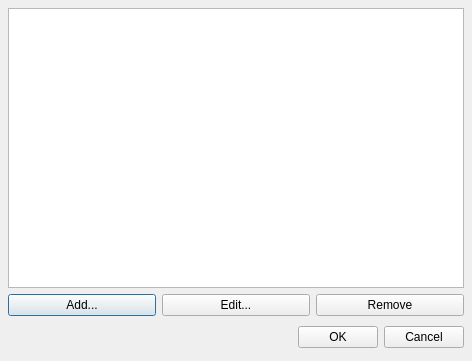
<ui version="4.0" >
 <author>Christoph Eckert</author>
 <comment></comment>
 <exportmacro></exportmacro>
 <class>PresetConfig</class>
 <widget class="QDialog" name="PresetConfig" >
  <property name="geometry" >
   <rect>
    <x>0</x>
    <y>0</y>
    <width>472</width>
    <height>361</height>
   </rect>
  </property>
  <property name="windowTitle" >
   <string>Preset Configuration</string>
  </property>
  <property name="modal" >
   <bool>true</bool>
  </property>
  <layout class="QGridLayout" >
   <property name="margin" >
    <number>8</number>
   </property>
   <property name="spacing" >
    <number>6</number>
   </property>
   <item row="0" column="0" >
    <layout class="QVBoxLayout" >
     <property name="margin" >
      <number>0</number>
     </property>
     <property name="spacing" >
      <number>6</number>
     </property>
     <item>
      <widget class="QListView" name="PresetList" >
       <property name="toolTip" >
        <string>This list keeps the available presets</string>
       </property>
       <property name="statusTip" >
        <string>This list keeps the available presets</string>
       </property>
       <property name="whatsThis" >
        <string>This list keeps the available presets</string>
       </property>
       <property name="accessibleName" >
        <string/>
       </property>
      </widget>
     </item>
     <item>
      <layout class="QHBoxLayout" >
       <property name="margin" >
        <number>0</number>
       </property>
       <property name="spacing" >
        <number>6</number>
       </property>
       <item>
        <widget class="QPushButton" name="BtnConfigAdd" >
         <property name="toolTip" >
          <string>Add current settings as a new preset</string>
         </property>
         <property name="statusTip" >
          <string>Add current settings as a new preset</string>
         </property>
         <property name="whatsThis" >
          <string>Add current settings as a new preset</string>
         </property>
         <property name="text" >
          <string>Add...</string>
         </property>
        </widget>
       </item>
       <item>
        <widget class="QPushButton" name="BtnConfigEdit" >
         <property name="toolTip" >
          <string>Edit the selected preset</string>
         </property>
         <property name="statusTip" >
          <string>Edit the selected preset</string>
         </property>
         <property name="whatsThis" >
          <string>Edit the selected preset</string>
         </property>
         <property name="text" >
          <string>Edit...</string>
         </property>
        </widget>
       </item>
       <item>
        <widget class="QPushButton" name="BtnConfigRemove" >
         <property name="toolTip" >
          <string>Remove the selected preset</string>
         </property>
         <property name="statusTip" >
          <string>Remove the selected preset</string>
         </property>
         <property name="whatsThis" >
          <string>Remove the selected preset</string>
         </property>
         <property name="text" >
          <string>Remove</string>
         </property>
        </widget>
       </item>
      </layout>
     </item>
    </layout>
   </item>
   <item row="1" column="0" >
    <layout class="QHBoxLayout" >
     <property name="margin" >
      <number>0</number>
     </property>
     <property name="spacing" >
      <number>6</number>
     </property>
     <item>
      <spacer>
       <property name="orientation" >
        <enum>Qt::Horizontal</enum>
       </property>
       <property name="sizeHint" >
        <size>
         <width>131</width>
         <height>31</height>
        </size>
       </property>
      </spacer>
     </item>
     <item>
      <widget class="QPushButton" name="ButtonOk" >
       <property name="text" >
        <string>OK</string>
       </property>
      </widget>
     </item>
     <item>
      <widget class="QPushButton" name="ButtonCancel" >
       <property name="text" >
        <string>Cancel</string>
       </property>
      </widget>
     </item>
    </layout>
   </item>
  </layout>
 </widget>
 <pixmapfunction></pixmapfunction>
 <tabstops>
  <tabstop>PresetList</tabstop>
  <tabstop>BtnConfigAdd</tabstop>
  <tabstop>BtnConfigEdit</tabstop>
  <tabstop>BtnConfigRemove</tabstop>
  <tabstop>ButtonOk</tabstop>
  <tabstop>ButtonCancel</tabstop>
 </tabstops>
 <resources/>
 <connections/>
</ui>
